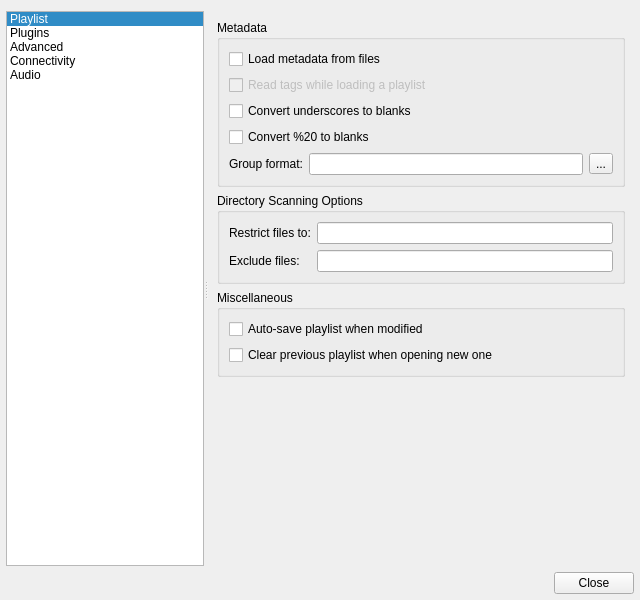
<?xml version="1.0" encoding="UTF-8"?>
<ui version="4.0">
 <class>ConfigDialog</class>
 <widget class="QDialog" name="ConfigDialog">
  <property name="geometry">
   <rect>
    <x>0</x>
    <y>0</y>
    <width>640</width>
    <height>600</height>
   </rect>
  </property>
  <property name="windowTitle">
   <string>Qmmp Settings</string>
  </property>
  <layout class="QVBoxLayout" name="verticalLayout_2">
   <property name="leftMargin">
    <number>6</number>
   </property>
   <property name="rightMargin">
    <number>6</number>
   </property>
   <property name="bottomMargin">
    <number>6</number>
   </property>
   <item>
    <widget class="QSplitter" name="splitter">
     <property name="orientation">
      <enum>Qt::Horizontal</enum>
     </property>
     <widget class="QListWidget" name="contentsWidget">
      <property name="sizePolicy">
       <sizepolicy hsizetype="Preferred" vsizetype="Preferred">
        <horstretch>0</horstretch>
        <verstretch>0</verstretch>
       </sizepolicy>
      </property>
      <property name="selectionBehavior">
       <enum>QAbstractItemView::SelectRows</enum>
      </property>
      <property name="iconSize">
       <size>
        <width>38</width>
        <height>38</height>
       </size>
      </property>
      <property name="spacing">
       <number>0</number>
      </property>
      <property name="selectionRectVisible">
       <bool>false</bool>
      </property>
      <property name="currentRow">
       <number>0</number>
      </property>
      <item>
       <property name="text">
        <string>Playlist</string>
       </property>
       <property name="icon">
        <iconset resource="../images/qmmpui_images.qrc">
         <normaloff>:/playlist.png</normaloff>:/playlist.png</iconset>
       </property>
      </item>
      <item>
       <property name="text">
        <string>Plugins</string>
       </property>
       <property name="icon">
        <iconset resource="../images/qmmpui_images.qrc">
         <normaloff>:/plugins.png</normaloff>:/plugins.png</iconset>
       </property>
      </item>
      <item>
       <property name="text">
        <string>Advanced</string>
       </property>
       <property name="icon">
        <iconset resource="../images/qmmpui_images.qrc">
         <normaloff>:/advanced.png</normaloff>:/advanced.png</iconset>
       </property>
      </item>
      <item>
       <property name="text">
        <string>Connectivity</string>
       </property>
       <property name="icon">
        <iconset resource="../images/qmmpui_images.qrc">
         <normaloff>:/network.png</normaloff>:/network.png</iconset>
       </property>
      </item>
      <item>
       <property name="text">
        <string>Audio</string>
       </property>
       <property name="icon">
        <iconset resource="../images/qmmpui_images.qrc">
         <normaloff>:/replaygain.png</normaloff>:/replaygain.png</iconset>
       </property>
      </item>
     </widget>
     <widget class="QStackedWidget" name="stackedWidget">
      <property name="sizePolicy">
       <sizepolicy hsizetype="Expanding" vsizetype="Preferred">
        <horstretch>0</horstretch>
        <verstretch>0</verstretch>
       </sizepolicy>
      </property>
      <property name="frameShape">
       <enum>QFrame::NoFrame</enum>
      </property>
      <property name="frameShadow">
       <enum>QFrame::Raised</enum>
      </property>
      <property name="currentIndex">
       <number>0</number>
      </property>
      <widget class="QWidget" name="page">
       <layout class="QVBoxLayout" name="verticalLayout">
        <item>
         <widget class="QGroupBox" name="groupBox_3">
          <property name="title">
           <string>Metadata</string>
          </property>
          <layout class="QGridLayout" name="gridLayout">
           <item row="0" column="0" colspan="2">
            <widget class="QCheckBox" name="metaDataCheckBox">
             <property name="text">
              <string>Load metadata from files</string>
             </property>
            </widget>
           </item>
           <item row="2" column="0" colspan="2">
            <widget class="QCheckBox" name="underscoresCheckBox">
             <property name="text">
              <string>Convert underscores to blanks</string>
             </property>
            </widget>
           </item>
           <item row="3" column="0" colspan="2">
            <widget class="QCheckBox" name="per20CheckBox">
             <property name="text">
              <string>Convert %20 to blanks</string>
             </property>
            </widget>
           </item>
           <item row="4" column="0">
            <widget class="QLabel" name="label_3">
             <property name="text">
              <string>Group format:</string>
             </property>
            </widget>
           </item>
           <item row="4" column="1">
            <widget class="QLineEdit" name="groupLineEdit"/>
           </item>
           <item row="4" column="2">
            <widget class="QToolButton" name="groupButton">
             <property name="text">
              <string>...</string>
             </property>
            </widget>
           </item>
           <item row="1" column="0" colspan="3">
            <widget class="QCheckBox" name="plMetaDataCheckBox">
             <property name="enabled">
              <bool>false</bool>
             </property>
             <property name="text">
              <string>Read tags while loading a playlist</string>
             </property>
            </widget>
           </item>
          </layout>
         </widget>
        </item>
        <item>
         <widget class="QGroupBox" name="groupBox_2">
          <property name="title">
           <string>Directory Scanning Options</string>
          </property>
          <layout class="QGridLayout" name="gridLayout_20">
           <item row="0" column="0">
            <widget class="QLabel" name="label">
             <property name="text">
              <string>Restrict files to:</string>
             </property>
            </widget>
           </item>
           <item row="0" column="1">
            <widget class="QLineEdit" name="dirRestrictLineEdit"/>
           </item>
           <item row="1" column="0">
            <widget class="QLabel" name="label_2">
             <property name="text">
              <string>Exclude files:</string>
             </property>
            </widget>
           </item>
           <item row="1" column="1">
            <widget class="QLineEdit" name="dirExcludeLineEdit"/>
           </item>
          </layout>
         </widget>
        </item>
        <item>
         <widget class="QGroupBox" name="groupBox_4">
          <property name="title">
           <string>Miscellaneous</string>
          </property>
          <layout class="QVBoxLayout" name="verticalLayout_4">
           <item>
            <widget class="QCheckBox" name="autoSavePlayListCheckBox">
             <property name="text">
              <string>Auto-save playlist when modified</string>
             </property>
            </widget>
           </item>
           <item>
            <widget class="QCheckBox" name="clearPrevPLCheckBox">
             <property name="text">
              <string>Clear previous playlist when opening new one</string>
             </property>
            </widget>
           </item>
          </layout>
         </widget>
        </item>
        <item>
         <spacer name="verticalSpacer">
          <property name="orientation">
           <enum>Qt::Vertical</enum>
          </property>
          <property name="sizeHint" stdset="0">
           <size>
            <width>20</width>
            <height>54</height>
           </size>
          </property>
         </spacer>
        </item>
       </layout>
      </widget>
      <widget class="QWidget" name="widget">
       <layout class="QGridLayout">
        <property name="leftMargin">
         <number>9</number>
        </property>
        <property name="topMargin">
         <number>5</number>
        </property>
        <property name="rightMargin">
         <number>0</number>
        </property>
        <property name="bottomMargin">
         <number>0</number>
        </property>
        <property name="spacing">
         <number>6</number>
        </property>
        <item row="1" column="0">
         <widget class="QPushButton" name="preferencesButton">
          <property name="minimumSize">
           <size>
            <width>0</width>
            <height>0</height>
           </size>
          </property>
          <property name="text">
           <string>Preferences</string>
          </property>
         </widget>
        </item>
        <item row="1" column="1">
         <widget class="QPushButton" name="informationButton">
          <property name="minimumSize">
           <size>
            <width>0</width>
            <height>0</height>
           </size>
          </property>
          <property name="text">
           <string>Information</string>
          </property>
         </widget>
        </item>
        <item row="1" column="2">
         <spacer>
          <property name="orientation">
           <enum>Qt::Horizontal</enum>
          </property>
          <property name="sizeHint" stdset="0">
           <size>
            <width>101</width>
            <height>20</height>
           </size>
          </property>
         </spacer>
        </item>
        <item row="0" column="0" colspan="3">
         <widget class="QTreeWidget" name="treeWidget">
          <property name="sizePolicy">
           <sizepolicy hsizetype="Expanding" vsizetype="Ignored">
            <horstretch>0</horstretch>
            <verstretch>0</verstretch>
           </sizepolicy>
          </property>
          <property name="alternatingRowColors">
           <bool>true</bool>
          </property>
          <property name="selectionBehavior">
           <enum>QAbstractItemView::SelectRows</enum>
          </property>
          <property name="animated">
           <bool>true</bool>
          </property>
          <property name="allColumnsShowFocus">
           <bool>false</bool>
          </property>
          <property name="columnCount">
           <number>2</number>
          </property>
          <column>
           <property name="text">
            <string>Description</string>
           </property>
          </column>
          <column>
           <property name="text">
            <string>Filename</string>
           </property>
          </column>
         </widget>
        </item>
       </layout>
      </widget>
      <widget class="QWidget" name="page_2">
       <layout class="QVBoxLayout" name="verticalLayout_5">
        <item>
         <widget class="QGroupBox" name="groupBox">
          <property name="title">
           <string>Look and Feel</string>
          </property>
          <layout class="QHBoxLayout" name="horizontalLayout">
           <item>
            <widget class="QLabel" name="label_10">
             <property name="text">
              <string>Language:</string>
             </property>
            </widget>
           </item>
           <item>
            <widget class="QComboBox" name="langComboBox">
             <property name="sizePolicy">
              <sizepolicy hsizetype="Preferred" vsizetype="Fixed">
               <horstretch>0</horstretch>
               <verstretch>0</verstretch>
              </sizepolicy>
             </property>
            </widget>
           </item>
           <item>
            <spacer name="horizontalSpacer_2">
             <property name="orientation">
              <enum>Qt::Horizontal</enum>
             </property>
             <property name="sizeType">
              <enum>QSizePolicy::Expanding</enum>
             </property>
             <property name="sizeHint" stdset="0">
              <size>
               <width>0</width>
               <height>20</height>
              </size>
             </property>
            </spacer>
           </item>
          </layout>
         </widget>
        </item>
        <item>
         <widget class="QGroupBox" name="groupBox_6">
          <property name="title">
           <string>Playback</string>
          </property>
          <layout class="QGridLayout" name="gridLayout_70">
           <item row="0" column="0" colspan="2">
            <widget class="QCheckBox" name="continuePlaybackCheckBox">
             <property name="text">
              <string>Continue playback on startup</string>
             </property>
            </widget>
           </item>
           <item row="1" column="0" colspan="2">
            <widget class="QCheckBox" name="byContentCheckBox">
             <property name="text">
              <string>Determine file type by content</string>
             </property>
            </widget>
           </item>
           <item row="2" column="0">
            <widget class="QCheckBox" name="defaultPlayListCheckBox">
             <property name="text">
              <string>Add files from command line to this playlist:</string>
             </property>
            </widget>
           </item>
           <item row="2" column="1">
            <widget class="QLineEdit" name="defaultPlayListLineEdit">
             <property name="enabled">
              <bool>false</bool>
             </property>
            </widget>
           </item>
          </layout>
         </widget>
        </item>
        <item>
         <widget class="QGroupBox" name="groupBox_9">
          <property name="title">
           <string>Cover Image Retrieve</string>
          </property>
          <layout class="QGridLayout" name="gridLayout_6">
           <item row="3" column="0">
            <widget class="QLabel" name="label_19">
             <property name="text">
              <string>Cover follows:</string>
             </property>
            </widget>
           </item>
           <item row="1" column="2">
            <widget class="QLineEdit" name="coverIncludeLineEdit"/>
           </item>
           <item row="0" column="0" colspan="3">
            <widget class="QCheckBox" name="useCoverFilesCheckBox">
             <property name="text">
              <string>Use separate image files</string>
             </property>
             <property name="checked">
              <bool>true</bool>
             </property>
            </widget>
           </item>
           <item row="1" column="0">
            <widget class="QLabel" name="label_11">
             <property name="text">
              <string>Include files:</string>
             </property>
            </widget>
           </item>
           <item row="2" column="0">
            <widget class="QLabel" name="label_12">
             <property name="text">
              <string>Exclude files:</string>
             </property>
            </widget>
           </item>
           <item row="2" column="2">
            <widget class="QLineEdit" name="coverExcludeLineEdit"/>
           </item>
           <item row="4" column="0" colspan="3">
            <layout class="QHBoxLayout" name="horizontalLayout_4">
             <item>
              <widget class="QLabel" name="label_13">
               <property name="text">
                <string>Recursive search depth:</string>
               </property>
              </widget>
             </item>
             <item>
              <widget class="QSpinBox" name="coverDepthSpinBox">
               <property name="maximum">
                <number>6</number>
               </property>
              </widget>
             </item>
             <item>
              <spacer name="horizontalSpacer_3">
               <property name="orientation">
                <enum>Qt::Horizontal</enum>
               </property>
               <property name="sizeHint" stdset="0">
                <size>
                 <width>40</width>
                 <height>20</height>
                </size>
               </property>
              </spacer>
             </item>
            </layout>
           </item>
           <item row="3" column="1" colspan="2">
            <layout class="QHBoxLayout" name="horizontalLayout_2">
             <item>
              <widget class="QRadioButton" name="coverFollowsSelected">
               <property name="text">
                <string>Selected track</string>
               </property>
               <attribute name="buttonGroup">
                <string notr="true">coverRadioGroup</string>
               </attribute>
              </widget>
             </item>
             <item>
              <widget class="QRadioButton" name="coverFollowsCurrent">
               <property name="text">
                <string>Current track</string>
               </property>
               <property name="checked">
                <bool>true</bool>
               </property>
               <attribute name="buttonGroup">
                <string notr="true">coverRadioGroup</string>
               </attribute>
              </widget>
             </item>
            </layout>
           </item>
          </layout>
         </widget>
        </item>
        <item>
         <widget class="QGroupBox" name="groupBox_7">
          <property name="title">
           <string>URL Dialog</string>
          </property>
          <layout class="QVBoxLayout" name="verticalLayout_3">
           <item>
            <widget class="QCheckBox" name="clipboardCheckBox">
             <property name="text">
              <string>Auto-paste URL from clipboard</string>
             </property>
            </widget>
           </item>
          </layout>
         </widget>
        </item>
        <item>
         <spacer name="verticalSpacer_3">
          <property name="orientation">
           <enum>Qt::Vertical</enum>
          </property>
          <property name="sizeHint" stdset="0">
           <size>
            <width>20</width>
            <height>40</height>
           </size>
          </property>
         </spacer>
        </item>
       </layout>
      </widget>
      <widget class="QWidget" name="network">
       <layout class="QVBoxLayout">
        <property name="leftMargin">
         <number>9</number>
        </property>
        <property name="topMargin">
         <number>5</number>
        </property>
        <property name="rightMargin">
         <number>0</number>
        </property>
        <property name="bottomMargin">
         <number>0</number>
        </property>
        <item>
         <widget class="QGroupBox" name="groupBox_5">
          <property name="title">
           <string>Proxy</string>
          </property>
          <property name="flat">
           <bool>false</bool>
          </property>
          <property name="checkable">
           <bool>false</bool>
          </property>
          <layout class="QGridLayout">
           <item row="0" column="0" colspan="2">
            <widget class="QCheckBox" name="enableProxyCheckBox">
             <property name="text">
              <string>Enable proxy usage</string>
             </property>
            </widget>
           </item>
           <item row="1" column="0">
            <widget class="QLabel" name="label_5">
             <property name="text">
              <string>Proxy host name:</string>
             </property>
             <property name="alignment">
              <set>Qt::AlignRight|Qt::AlignTrailing|Qt::AlignVCenter</set>
             </property>
            </widget>
           </item>
           <item row="1" column="1">
            <widget class="QLineEdit" name="hostLineEdit"/>
           </item>
           <item row="2" column="0">
            <widget class="QLabel" name="label_6">
             <property name="text">
              <string>Proxy port:</string>
             </property>
             <property name="alignment">
              <set>Qt::AlignRight|Qt::AlignTrailing|Qt::AlignVCenter</set>
             </property>
            </widget>
           </item>
           <item row="2" column="1">
            <widget class="QLineEdit" name="portLineEdit"/>
           </item>
           <item row="3" column="0" colspan="2">
            <widget class="QCheckBox" name="authProxyCheckBox">
             <property name="text">
              <string>Use authentication with proxy</string>
             </property>
            </widget>
           </item>
           <item row="4" column="0">
            <widget class="QLabel" name="label_7">
             <property name="text">
              <string>Proxy user name:</string>
             </property>
             <property name="alignment">
              <set>Qt::AlignRight|Qt::AlignTrailing|Qt::AlignVCenter</set>
             </property>
            </widget>
           </item>
           <item row="4" column="1">
            <widget class="QLineEdit" name="proxyUserLineEdit"/>
           </item>
           <item row="5" column="0">
            <widget class="QLabel" name="label_8">
             <property name="text">
              <string>Proxy password:</string>
             </property>
             <property name="alignment">
              <set>Qt::AlignRight|Qt::AlignTrailing|Qt::AlignVCenter</set>
             </property>
            </widget>
           </item>
           <item row="5" column="1">
            <widget class="QLineEdit" name="proxyPasswLineEdit">
             <property name="echoMode">
              <enum>QLineEdit::Password</enum>
             </property>
            </widget>
           </item>
          </layout>
         </widget>
        </item>
        <item>
         <spacer>
          <property name="orientation">
           <enum>Qt::Vertical</enum>
          </property>
          <property name="sizeHint" stdset="0">
           <size>
            <width>20</width>
            <height>40</height>
           </size>
          </property>
         </spacer>
        </item>
       </layout>
      </widget>
      <widget class="QWidget" name="audio">
       <layout class="QVBoxLayout" name="verticalLayout_7">
        <item>
         <widget class="QGroupBox" name="groupBox_10">
          <property name="title">
           <string>Replay Gain</string>
          </property>
          <layout class="QGridLayout" name="gridLayout_7">
           <item row="1" column="0">
            <widget class="QLabel" name="label_14">
             <property name="text">
              <string>Replay Gain mode:</string>
             </property>
            </widget>
           </item>
           <item row="1" column="1">
            <widget class="QComboBox" name="replayGainModeComboBox">
             <property name="sizePolicy">
              <sizepolicy hsizetype="Minimum" vsizetype="Fixed">
               <horstretch>0</horstretch>
               <verstretch>0</verstretch>
              </sizepolicy>
             </property>
            </widget>
           </item>
           <item row="2" column="0">
            <widget class="QLabel" name="label_15">
             <property name="text">
              <string>Preamp:</string>
             </property>
            </widget>
           </item>
           <item row="2" column="1">
            <widget class="QDoubleSpinBox" name="preampDoubleSpinBox">
             <property name="sizePolicy">
              <sizepolicy hsizetype="Minimum" vsizetype="Fixed">
               <horstretch>0</horstretch>
               <verstretch>0</verstretch>
              </sizepolicy>
             </property>
             <property name="minimum">
              <double>-15.000000000000000</double>
             </property>
             <property name="maximum">
              <double>15.000000000000000</double>
             </property>
             <property name="singleStep">
              <double>0.010000000000000</double>
             </property>
            </widget>
           </item>
           <item row="2" column="2">
            <widget class="QLabel" name="label_17">
             <property name="sizePolicy">
              <sizepolicy hsizetype="Expanding" vsizetype="Preferred">
               <horstretch>0</horstretch>
               <verstretch>0</verstretch>
              </sizepolicy>
             </property>
             <property name="text">
              <string>dB</string>
             </property>
            </widget>
           </item>
           <item row="3" column="0">
            <widget class="QLabel" name="label_16">
             <property name="sizePolicy">
              <sizepolicy hsizetype="Preferred" vsizetype="Preferred">
               <horstretch>0</horstretch>
               <verstretch>0</verstretch>
              </sizepolicy>
             </property>
             <property name="text">
              <string>Default gain:</string>
             </property>
            </widget>
           </item>
           <item row="3" column="1">
            <widget class="QDoubleSpinBox" name="defaultGainDoubleSpinBox">
             <property name="sizePolicy">
              <sizepolicy hsizetype="Minimum" vsizetype="Fixed">
               <horstretch>0</horstretch>
               <verstretch>0</verstretch>
              </sizepolicy>
             </property>
             <property name="minimum">
              <double>-15.000000000000000</double>
             </property>
             <property name="maximum">
              <double>15.000000000000000</double>
             </property>
             <property name="singleStep">
              <double>0.010000000000000</double>
             </property>
            </widget>
           </item>
           <item row="3" column="2">
            <widget class="QLabel" name="label_18">
             <property name="sizePolicy">
              <sizepolicy hsizetype="Expanding" vsizetype="Preferred">
               <horstretch>0</horstretch>
               <verstretch>0</verstretch>
              </sizepolicy>
             </property>
             <property name="text">
              <string>dB</string>
             </property>
            </widget>
           </item>
           <item row="1" column="2">
            <spacer name="horizontalSpacer_4">
             <property name="orientation">
              <enum>Qt::Horizontal</enum>
             </property>
             <property name="sizeHint" stdset="0">
              <size>
               <width>40</width>
               <height>20</height>
              </size>
             </property>
            </spacer>
           </item>
           <item row="4" column="0" colspan="3">
            <widget class="QCheckBox" name="clippingCheckBox">
             <property name="text">
              <string>Use  peak info to prevent clipping</string>
             </property>
            </widget>
           </item>
          </layout>
         </widget>
        </item>
        <item>
         <widget class="QGroupBox" name="groupBox_11">
          <property name="title">
           <string>Audio</string>
          </property>
          <layout class="QGridLayout" name="gridLayout3">
           <item row="2" column="0">
            <widget class="QLabel" name="label_4">
             <property name="text">
              <string>Output bit depth:</string>
             </property>
            </widget>
           </item>
           <item row="4" column="0" colspan="3">
            <widget class="QCheckBox" name="ditheringCheckBox">
             <property name="text">
              <string>Use dithering</string>
             </property>
            </widget>
           </item>
           <item row="1" column="0">
            <widget class="QLabel" name="label_20">
             <property name="text">
              <string>Buffer size:</string>
             </property>
            </widget>
           </item>
           <item row="1" column="1">
            <widget class="QSpinBox" name="bufferSizeSpinBox">
             <property name="sizePolicy">
              <sizepolicy hsizetype="Preferred" vsizetype="Fixed">
               <horstretch>0</horstretch>
               <verstretch>0</verstretch>
              </sizepolicy>
             </property>
             <property name="minimumSize">
              <size>
               <width>80</width>
               <height>0</height>
              </size>
             </property>
             <property name="suffix">
              <string>ms</string>
             </property>
             <property name="minimum">
              <number>500</number>
             </property>
             <property name="maximum">
              <number>6000</number>
             </property>
             <property name="singleStep">
              <number>50</number>
             </property>
            </widget>
           </item>
           <item row="3" column="0" colspan="3">
            <widget class="QCheckBox" name="softVolumeCheckBox">
             <property name="text">
              <string>Use software volume control</string>
             </property>
            </widget>
           </item>
           <item row="2" column="1">
            <widget class="QComboBox" name="bitDepthComboBox">
             <property name="minimumSize">
              <size>
               <width>100</width>
               <height>0</height>
              </size>
             </property>
            </widget>
           </item>
           <item row="0" column="0">
            <widget class="QLabel" name="label_9">
             <property name="text">
              <string>Volume adjustment step:</string>
             </property>
            </widget>
           </item>
           <item row="0" column="1">
            <widget class="QSpinBox" name="volumeStepSpinBox">
             <property name="suffix">
              <string notr="true">%</string>
             </property>
             <property name="minimum">
              <number>1</number>
             </property>
             <property name="maximum">
              <number>20</number>
             </property>
            </widget>
           </item>
           <item row="0" column="2" rowspan="3">
            <spacer name="horizontalSpacer_6">
             <property name="orientation">
              <enum>Qt::Horizontal</enum>
             </property>
             <property name="sizeHint" stdset="0">
              <size>
               <width>266</width>
               <height>20</height>
              </size>
             </property>
            </spacer>
           </item>
          </layout>
         </widget>
        </item>
        <item>
         <spacer name="verticalSpacer_2">
          <property name="orientation">
           <enum>Qt::Vertical</enum>
          </property>
          <property name="sizeHint" stdset="0">
           <size>
            <width>20</width>
            <height>132</height>
           </size>
          </property>
         </spacer>
        </item>
       </layout>
      </widget>
     </widget>
    </widget>
   </item>
   <item>
    <widget class="QDialogButtonBox" name="buttonBox">
     <property name="standardButtons">
      <set>QDialogButtonBox::Close</set>
     </property>
    </widget>
   </item>
  </layout>
 </widget>
 <resources>
  <include location="../images/qmmpui_images.qrc"/>
 </resources>
 <connections>
  <connection>
   <sender>enableProxyCheckBox</sender>
   <signal>toggled(bool)</signal>
   <receiver>hostLineEdit</receiver>
   <slot>setEnabled(bool)</slot>
   <hints>
    <hint type="sourcelabel">
     <x>275</x>
     <y>37</y>
    </hint>
    <hint type="destinationlabel">
     <x>275</x>
     <y>37</y>
    </hint>
   </hints>
  </connection>
  <connection>
   <sender>enableProxyCheckBox</sender>
   <signal>toggled(bool)</signal>
   <receiver>portLineEdit</receiver>
   <slot>setEnabled(bool)</slot>
   <hints>
    <hint type="sourcelabel">
     <x>275</x>
     <y>37</y>
    </hint>
    <hint type="destinationlabel">
     <x>275</x>
     <y>37</y>
    </hint>
   </hints>
  </connection>
  <connection>
   <sender>authProxyCheckBox</sender>
   <signal>toggled(bool)</signal>
   <receiver>proxyUserLineEdit</receiver>
   <slot>setEnabled(bool)</slot>
   <hints>
    <hint type="sourcelabel">
     <x>275</x>
     <y>37</y>
    </hint>
    <hint type="destinationlabel">
     <x>275</x>
     <y>37</y>
    </hint>
   </hints>
  </connection>
  <connection>
   <sender>authProxyCheckBox</sender>
   <signal>toggled(bool)</signal>
   <receiver>proxyPasswLineEdit</receiver>
   <slot>setEnabled(bool)</slot>
   <hints>
    <hint type="sourcelabel">
     <x>275</x>
     <y>37</y>
    </hint>
    <hint type="destinationlabel">
     <x>272</x>
     <y>37</y>
    </hint>
   </hints>
  </connection>
  <connection>
   <sender>buttonBox</sender>
   <signal>rejected()</signal>
   <receiver>ConfigDialog</receiver>
   <slot>reject()</slot>
   <hints>
    <hint type="sourcelabel">
     <x>633</x>
     <y>482</y>
    </hint>
    <hint type="destinationlabel">
     <x>225</x>
     <y>421</y>
    </hint>
   </hints>
  </connection>
  <connection>
   <sender>buttonBox</sender>
   <signal>accepted()</signal>
   <receiver>ConfigDialog</receiver>
   <slot>accept()</slot>
   <hints>
    <hint type="sourcelabel">
     <x>633</x>
     <y>482</y>
    </hint>
    <hint type="destinationlabel">
     <x>141</x>
     <y>414</y>
    </hint>
   </hints>
  </connection>
  <connection>
   <sender>defaultPlayListCheckBox</sender>
   <signal>toggled(bool)</signal>
   <receiver>defaultPlayListLineEdit</receiver>
   <slot>setEnabled(bool)</slot>
   <hints>
    <hint type="sourcelabel">
     <x>275</x>
     <y>37</y>
    </hint>
    <hint type="destinationlabel">
     <x>275</x>
     <y>37</y>
    </hint>
   </hints>
  </connection>
  <connection>
   <sender>metaDataCheckBox</sender>
   <signal>toggled(bool)</signal>
   <receiver>plMetaDataCheckBox</receiver>
   <slot>setEnabled(bool)</slot>
   <hints>
    <hint type="sourcelabel">
     <x>257</x>
     <y>50</y>
    </hint>
    <hint type="destinationlabel">
     <x>261</x>
     <y>80</y>
    </hint>
   </hints>
  </connection>
 </connections>
 <buttongroups>
  <buttongroup name="coverRadioGroup"/>
 </buttongroups>
</ui>
